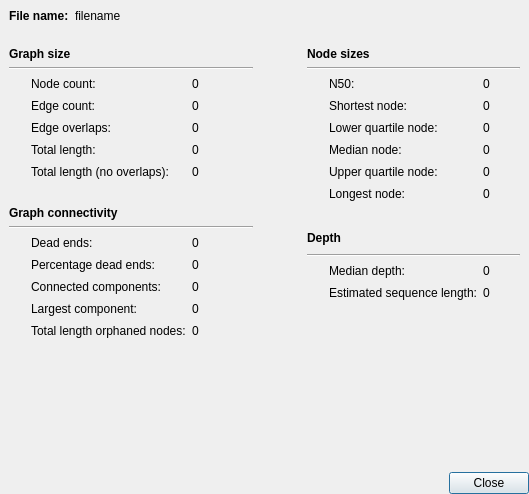
<?xml version="1.0" encoding="UTF-8"?>
<ui version="4.0">
 <class>GraphInfoDialog</class>
 <widget class="QDialog" name="GraphInfoDialog">
  <property name="geometry">
   <rect>
    <x>0</x>
    <y>0</y>
    <width>529</width>
    <height>494</height>
   </rect>
  </property>
  <property name="windowTitle">
   <string>Graph information</string>
  </property>
  <layout class="QGridLayout" name="gridLayout">
   <property name="leftMargin">
    <number>0</number>
   </property>
   <property name="topMargin">
    <number>0</number>
   </property>
   <property name="rightMargin">
    <number>0</number>
   </property>
   <property name="bottomMargin">
    <number>0</number>
   </property>
   <item row="0" column="0" colspan="2">
    <widget class="QWidget" name="widget_3" native="true">
     <layout class="QHBoxLayout" name="horizontalLayout">
      <item>
       <widget class="QLabel" name="label_20">
        <property name="sizePolicy">
         <sizepolicy hsizetype="Minimum" vsizetype="Preferred">
          <horstretch>0</horstretch>
          <verstretch>0</verstretch>
         </sizepolicy>
        </property>
        <property name="font">
         <font>
          <bold>true</bold>
         </font>
        </property>
        <property name="text">
         <string>File name:</string>
        </property>
        <property name="alignment">
         <set>Qt::AlignLeading|Qt::AlignLeft|Qt::AlignTop</set>
        </property>
       </widget>
      </item>
      <item>
       <widget class="QLabel" name="filenameLabel">
        <property name="sizePolicy">
         <sizepolicy hsizetype="Expanding" vsizetype="Preferred">
          <horstretch>0</horstretch>
          <verstretch>0</verstretch>
         </sizepolicy>
        </property>
        <property name="text">
         <string>filename</string>
        </property>
        <property name="wordWrap">
         <bool>true</bool>
        </property>
        <property name="textInteractionFlags">
         <set>Qt::LinksAccessibleByMouse|Qt::TextSelectableByKeyboard|Qt::TextSelectableByMouse</set>
        </property>
       </widget>
      </item>
     </layout>
    </widget>
   </item>
   <item row="2" column="0" colspan="2">
    <widget class="QDialogButtonBox" name="buttonBox">
     <property name="orientation">
      <enum>Qt::Horizontal</enum>
     </property>
     <property name="standardButtons">
      <set>QDialogButtonBox::Close</set>
     </property>
    </widget>
   </item>
   <item row="1" column="0">
    <widget class="QWidget" name="widget" native="true">
     <layout class="QGridLayout" name="gridLayout_2">
      <item row="3" column="2">
       <widget class="QLabel" name="edgeCountLabel">
        <property name="text">
         <string>0</string>
        </property>
        <property name="textInteractionFlags">
         <set>Qt::LinksAccessibleByMouse|Qt::TextSelectableByKeyboard|Qt::TextSelectableByMouse</set>
        </property>
       </widget>
      </item>
      <item row="0" column="0" colspan="3">
       <widget class="QLabel" name="label_13">
        <property name="font">
         <font>
          <bold>true</bold>
         </font>
        </property>
        <property name="text">
         <string>Graph size</string>
        </property>
       </widget>
      </item>
      <item row="6" column="2">
       <widget class="QLabel" name="totalLengthNoOverlapsLabel">
        <property name="text">
         <string>0</string>
        </property>
        <property name="textInteractionFlags">
         <set>Qt::LinksAccessibleByMouse|Qt::TextSelectableByKeyboard|Qt::TextSelectableByMouse</set>
        </property>
       </widget>
      </item>
      <item row="13" column="1">
       <widget class="QLabel" name="label_10">
        <property name="text">
         <string>Largest component:</string>
        </property>
       </widget>
      </item>
      <item row="2" column="2">
       <widget class="QLabel" name="nodeCountLabel">
        <property name="text">
         <string>0</string>
        </property>
        <property name="textInteractionFlags">
         <set>Qt::LinksAccessibleByMouse|Qt::TextSelectableByKeyboard|Qt::TextSelectableByMouse</set>
        </property>
       </widget>
      </item>
      <item row="2" column="1">
       <widget class="QLabel" name="label">
        <property name="text">
         <string>Node count:</string>
        </property>
       </widget>
      </item>
      <item row="12" column="0">
       <widget class="InfoTextWidget" name="connectedComponentsInfoText" native="true">
        <property name="sizePolicy">
         <sizepolicy hsizetype="Fixed" vsizetype="Fixed">
          <horstretch>0</horstretch>
          <verstretch>0</verstretch>
         </sizepolicy>
        </property>
        <property name="minimumSize">
         <size>
          <width>16</width>
          <height>16</height>
         </size>
        </property>
        <property name="maximumSize">
         <size>
          <width>16</width>
          <height>16</height>
         </size>
        </property>
        <property name="toolTip">
         <string>&lt;html&gt;&lt;head/&gt;&lt;body&gt;&lt;p&gt;The number of separate connected components in the graph. A connected component is a subgraph which is connected by edges to other nodes in the subgraph but disconnected from the rest of the graph.  &lt;/p&gt;&lt;/body&gt;&lt;/html&gt;</string>
        </property>
       </widget>
      </item>
      <item row="11" column="2">
       <widget class="QLabel" name="percentageDeadEndsLabel">
        <property name="text">
         <string>0</string>
        </property>
        <property name="textInteractionFlags">
         <set>Qt::LinksAccessibleByMouse|Qt::TextSelectableByKeyboard|Qt::TextSelectableByMouse</set>
        </property>
       </widget>
      </item>
      <item row="15" column="1" colspan="2">
       <spacer name="verticalSpacer_5">
        <property name="orientation">
         <enum>Qt::Vertical</enum>
        </property>
        <property name="sizeHint" stdset="0">
         <size>
          <width>20</width>
          <height>40</height>
         </size>
        </property>
       </spacer>
      </item>
      <item row="5" column="0">
       <widget class="InfoTextWidget" name="totalLengthInfoText" native="true">
        <property name="sizePolicy">
         <sizepolicy hsizetype="Fixed" vsizetype="Fixed">
          <horstretch>0</horstretch>
          <verstretch>0</verstretch>
         </sizepolicy>
        </property>
        <property name="minimumSize">
         <size>
          <width>16</width>
          <height>16</height>
         </size>
        </property>
        <property name="maximumSize">
         <size>
          <width>16</width>
          <height>16</height>
         </size>
        </property>
        <property name="toolTip">
         <string>&lt;html&gt;&lt;head/&gt;&lt;body&gt;&lt;p&gt;The total length of all sequences in positive nodes.&lt;br/&gt;&lt;br/&gt;This value is a simple sum of node sequence lengths and does not take node overlaps into account. &lt;/p&gt;&lt;/body&gt;&lt;/html&gt;</string>
        </property>
       </widget>
      </item>
      <item row="10" column="2">
       <widget class="QLabel" name="deadEndsLabel">
        <property name="text">
         <string>0</string>
        </property>
        <property name="textInteractionFlags">
         <set>Qt::LinksAccessibleByMouse|Qt::TextSelectableByKeyboard|Qt::TextSelectableByMouse</set>
        </property>
       </widget>
      </item>
      <item row="3" column="1">
       <widget class="QLabel" name="label_2">
        <property name="text">
         <string>Edge count:</string>
        </property>
       </widget>
      </item>
      <item row="5" column="1">
       <widget class="QLabel" name="label_3">
        <property name="text">
         <string>Total length:</string>
        </property>
       </widget>
      </item>
      <item row="13" column="2">
       <widget class="QLabel" name="largestComponentLabel">
        <property name="text">
         <string>0</string>
        </property>
        <property name="textInteractionFlags">
         <set>Qt::LinksAccessibleByMouse|Qt::TextSelectableByKeyboard|Qt::TextSelectableByMouse</set>
        </property>
       </widget>
      </item>
      <item row="13" column="0">
       <widget class="InfoTextWidget" name="largestComponentInfoText" native="true">
        <property name="sizePolicy">
         <sizepolicy hsizetype="Fixed" vsizetype="Fixed">
          <horstretch>0</horstretch>
          <verstretch>0</verstretch>
         </sizepolicy>
        </property>
        <property name="minimumSize">
         <size>
          <width>16</width>
          <height>16</height>
         </size>
        </property>
        <property name="maximumSize">
         <size>
          <width>16</width>
          <height>16</height>
         </size>
        </property>
        <property name="toolTip">
         <string>&lt;html&gt;&lt;head/&gt;&lt;body&gt;&lt;p&gt;The total length of nodes in the largest connected component in the graph (and the proportion of the total length in this component).  &lt;/p&gt;&lt;/body&gt;&lt;/html&gt;</string>
        </property>
       </widget>
      </item>
      <item row="9" column="0" colspan="3">
       <widget class="Line" name="line_2">
        <property name="orientation">
         <enum>Qt::Horizontal</enum>
        </property>
       </widget>
      </item>
      <item row="10" column="1">
       <widget class="QLabel" name="label_7">
        <property name="text">
         <string>Dead ends:</string>
        </property>
       </widget>
      </item>
      <item row="12" column="1">
       <widget class="QLabel" name="label_9">
        <property name="text">
         <string>Connected components:</string>
        </property>
       </widget>
      </item>
      <item row="3" column="0">
       <widget class="InfoTextWidget" name="edgeCountInfoText" native="true">
        <property name="sizePolicy">
         <sizepolicy hsizetype="Fixed" vsizetype="Fixed">
          <horstretch>0</horstretch>
          <verstretch>0</verstretch>
         </sizepolicy>
        </property>
        <property name="minimumSize">
         <size>
          <width>16</width>
          <height>16</height>
         </size>
        </property>
        <property name="maximumSize">
         <size>
          <width>16</width>
          <height>16</height>
         </size>
        </property>
        <property name="toolTip">
         <string>&lt;html&gt;&lt;head/&gt;&lt;body&gt;&lt;p&gt;he number of positive edges in the graph.&lt;br/&gt;&lt;br/&gt;Since only positive edges are counted, each complementary edge pair counts as one.  &lt;/p&gt;&lt;/body&gt;&lt;/html&gt;</string>
        </property>
       </widget>
      </item>
      <item row="11" column="0">
       <widget class="InfoTextWidget" name="percentageDeadEndsInfoText" native="true">
        <property name="sizePolicy">
         <sizepolicy hsizetype="Fixed" vsizetype="Fixed">
          <horstretch>0</horstretch>
          <verstretch>0</verstretch>
         </sizepolicy>
        </property>
        <property name="minimumSize">
         <size>
          <width>16</width>
          <height>16</height>
         </size>
        </property>
        <property name="maximumSize">
         <size>
          <width>16</width>
          <height>16</height>
         </size>
        </property>
        <property name="toolTip">
         <string>&lt;html&gt;&lt;head/&gt;&lt;body&gt;&lt;p&gt;The fraction of possible dead ends in the graph.&lt;br/&gt;&lt;br/&gt;This value is equal to 'Dead ends' divided by twice the node count. It ranges from 0% (in a graph where all nodes have connected edges on both ends) to 100% (in a graph without any edges). &lt;/p&gt;&lt;/body&gt;&lt;/html&gt;</string>
        </property>
       </widget>
      </item>
      <item row="12" column="2">
       <widget class="QLabel" name="connectedComponentsLabel">
        <property name="text">
         <string>0</string>
        </property>
        <property name="textInteractionFlags">
         <set>Qt::LinksAccessibleByMouse|Qt::TextSelectableByKeyboard|Qt::TextSelectableByMouse</set>
        </property>
       </widget>
      </item>
      <item row="6" column="1">
       <widget class="QLabel" name="label_30">
        <property name="text">
         <string>Total length (no overlaps):</string>
        </property>
       </widget>
      </item>
      <item row="7" column="1" colspan="2">
       <spacer name="verticalSpacer_2">
        <property name="orientation">
         <enum>Qt::Vertical</enum>
        </property>
        <property name="sizeType">
         <enum>QSizePolicy::Fixed</enum>
        </property>
        <property name="sizeHint" stdset="0">
         <size>
          <width>20</width>
          <height>20</height>
         </size>
        </property>
       </spacer>
      </item>
      <item row="10" column="0">
       <widget class="InfoTextWidget" name="deadEndsInfoText" native="true">
        <property name="sizePolicy">
         <sizepolicy hsizetype="Fixed" vsizetype="Fixed">
          <horstretch>0</horstretch>
          <verstretch>0</verstretch>
         </sizepolicy>
        </property>
        <property name="minimumSize">
         <size>
          <width>16</width>
          <height>16</height>
         </size>
        </property>
        <property name="maximumSize">
         <size>
          <width>16</width>
          <height>16</height>
         </size>
        </property>
        <property name="toolTip">
         <string>&lt;html&gt;&lt;head/&gt;&lt;body&gt;&lt;p&gt;The number of dead ends (node ends without any connected edges) in all positive nodes.&lt;br/&gt;&lt;br/&gt;This value will range from 0 (in a graph where all nodes have connected edges on both ends) to two times the node count (in a graph without any edges).  &lt;/p&gt;&lt;/body&gt;&lt;/html&gt;</string>
        </property>
       </widget>
      </item>
      <item row="6" column="0">
       <widget class="InfoTextWidget" name="totalLengthNoOverlapsInfoText" native="true">
        <property name="sizePolicy">
         <sizepolicy hsizetype="Fixed" vsizetype="Fixed">
          <horstretch>0</horstretch>
          <verstretch>0</verstretch>
         </sizepolicy>
        </property>
        <property name="minimumSize">
         <size>
          <width>16</width>
          <height>16</height>
         </size>
        </property>
        <property name="maximumSize">
         <size>
          <width>16</width>
          <height>16</height>
         </size>
        </property>
        <property name="toolTip">
         <string>&lt;html&gt;&lt;head/&gt;&lt;body&gt;&lt;p&gt;The total length of all sequences in positive nodes, with the edge overlaps removed.&lt;br/&gt;&lt;br/&gt;This value is the above 'Total length' minus the total overlaps in positive edges. If the edges in the graph do not contain overlaps, then this value will be the same as 'Total length'.  &lt;/p&gt;&lt;/body&gt;&lt;/html&gt;</string>
        </property>
       </widget>
      </item>
      <item row="5" column="2">
       <widget class="QLabel" name="totalLengthLabel">
        <property name="text">
         <string>0</string>
        </property>
        <property name="textInteractionFlags">
         <set>Qt::LinksAccessibleByMouse|Qt::TextSelectableByKeyboard|Qt::TextSelectableByMouse</set>
        </property>
       </widget>
      </item>
      <item row="8" column="0" colspan="3">
       <widget class="QLabel" name="label_14">
        <property name="font">
         <font>
          <bold>true</bold>
         </font>
        </property>
        <property name="text">
         <string>Graph connectivity</string>
        </property>
       </widget>
      </item>
      <item row="11" column="1">
       <widget class="QLabel" name="label_8">
        <property name="text">
         <string>Percentage dead ends:</string>
        </property>
       </widget>
      </item>
      <item row="1" column="0" colspan="3">
       <widget class="Line" name="line">
        <property name="orientation">
         <enum>Qt::Horizontal</enum>
        </property>
       </widget>
      </item>
      <item row="2" column="0">
       <widget class="InfoTextWidget" name="nodeCountInfoText" native="true">
        <property name="sizePolicy">
         <sizepolicy hsizetype="Fixed" vsizetype="Fixed">
          <horstretch>0</horstretch>
          <verstretch>0</verstretch>
         </sizepolicy>
        </property>
        <property name="minimumSize">
         <size>
          <width>16</width>
          <height>16</height>
         </size>
        </property>
        <property name="maximumSize">
         <size>
          <width>16</width>
          <height>16</height>
         </size>
        </property>
        <property name="toolTip">
         <string>&lt;html&gt;&lt;head/&gt;&lt;body&gt;&lt;p&gt;The number of positive nodes in the graph.&lt;br/&gt;&lt;br/&gt;Since only positive nodes are counted, each complementary node pair counts as one.  &lt;/p&gt;&lt;/body&gt;&lt;/html&gt;</string>
        </property>
       </widget>
      </item>
      <item row="4" column="2">
       <widget class="QLabel" name="edgeOverlapRangeLabel">
        <property name="text">
         <string>0</string>
        </property>
        <property name="textInteractionFlags">
         <set>Qt::LinksAccessibleByMouse|Qt::TextSelectableByKeyboard|Qt::TextSelectableByMouse</set>
        </property>
       </widget>
      </item>
      <item row="4" column="0">
       <widget class="InfoTextWidget" name="edgeOverlapRangeInfoText" native="true">
        <property name="sizePolicy">
         <sizepolicy hsizetype="Fixed" vsizetype="Fixed">
          <horstretch>0</horstretch>
          <verstretch>0</verstretch>
         </sizepolicy>
        </property>
        <property name="minimumSize">
         <size>
          <width>16</width>
          <height>16</height>
         </size>
        </property>
        <property name="maximumSize">
         <size>
          <width>16</width>
          <height>16</height>
         </size>
        </property>
        <property name="toolTip">
         <string>&lt;html&gt;&lt;head/&gt;&lt;body&gt;&lt;p&gt;The sequence overlap size for edges in the graph&lt;br/&gt;&lt;br/&gt;For most graphs, this will either be zero or a single value, but it is also possible for a graph to have edges with different overlaps, in which case this will show the range. &lt;/p&gt;&lt;/body&gt;&lt;/html&gt;</string>
        </property>
       </widget>
      </item>
      <item row="4" column="1">
       <widget class="QLabel" name="label_4">
        <property name="text">
         <string>Edge overlaps:</string>
        </property>
       </widget>
      </item>
      <item row="14" column="1">
       <widget class="QLabel" name="label_21">
        <property name="text">
         <string>Total length orphaned nodes:</string>
        </property>
       </widget>
      </item>
      <item row="14" column="2">
       <widget class="QLabel" name="orphanedLengthLabel">
        <property name="text">
         <string>0</string>
        </property>
        <property name="textInteractionFlags">
         <set>Qt::LinksAccessibleByMouse|Qt::TextSelectableByKeyboard|Qt::TextSelectableByMouse</set>
        </property>
       </widget>
      </item>
      <item row="14" column="0">
       <widget class="InfoTextWidget" name="orphanedLengthInfoText" native="true">
        <property name="enabled">
         <bool>true</bool>
        </property>
        <property name="sizePolicy">
         <sizepolicy hsizetype="Fixed" vsizetype="Fixed">
          <horstretch>0</horstretch>
          <verstretch>0</verstretch>
         </sizepolicy>
        </property>
        <property name="minimumSize">
         <size>
          <width>16</width>
          <height>16</height>
         </size>
        </property>
        <property name="maximumSize">
         <size>
          <width>16</width>
          <height>16</height>
         </size>
        </property>
        <property name="toolTip">
         <string>&lt;html&gt;&lt;head/&gt;&lt;body&gt;&lt;p&gt;The total length of all nodes which have no edges, i.e. a dead end on both sides (and the proportion of the total length in orphaned nodes).  &lt;/p&gt;&lt;/body&gt;&lt;/html&gt;</string>
        </property>
       </widget>
      </item>
     </layout>
    </widget>
   </item>
   <item row="1" column="1">
    <widget class="QWidget" name="widget_2" native="true">
     <layout class="QGridLayout" name="gridLayout_3">
      <item row="6" column="3">
       <widget class="QLabel" name="upperQuartileNodeLabel">
        <property name="text">
         <string>0</string>
        </property>
        <property name="textInteractionFlags">
         <set>Qt::LinksAccessibleByMouse|Qt::TextSelectableByKeyboard|Qt::TextSelectableByMouse</set>
        </property>
       </widget>
      </item>
      <item row="2" column="2">
       <widget class="QLabel" name="label_11">
        <property name="text">
         <string>N50:</string>
        </property>
       </widget>
      </item>
      <item row="8" column="2" colspan="2">
       <spacer name="verticalSpacer_3">
        <property name="orientation">
         <enum>Qt::Vertical</enum>
        </property>
        <property name="sizeType">
         <enum>QSizePolicy::Fixed</enum>
        </property>
        <property name="sizeHint" stdset="0">
         <size>
          <width>20</width>
          <height>20</height>
         </size>
        </property>
       </spacer>
      </item>
      <item row="11" column="3">
       <widget class="QLabel" name="medianDepthLabel">
        <property name="text">
         <string>0</string>
        </property>
        <property name="textInteractionFlags">
         <set>Qt::LinksAccessibleByMouse|Qt::TextSelectableByKeyboard|Qt::TextSelectableByMouse</set>
        </property>
       </widget>
      </item>
      <item row="6" column="2">
       <widget class="QLabel" name="label_18">
        <property name="text">
         <string>Upper quartile node:</string>
        </property>
       </widget>
      </item>
      <item row="5" column="3">
       <widget class="QLabel" name="medianNodeLabel">
        <property name="text">
         <string>0</string>
        </property>
        <property name="textInteractionFlags">
         <set>Qt::LinksAccessibleByMouse|Qt::TextSelectableByKeyboard|Qt::TextSelectableByMouse</set>
        </property>
       </widget>
      </item>
      <item row="4" column="2">
       <widget class="QLabel" name="label_16">
        <property name="text">
         <string>Lower quartile node:</string>
        </property>
       </widget>
      </item>
      <item row="2" column="3">
       <widget class="QLabel" name="n50Label">
        <property name="text">
         <string>0</string>
        </property>
        <property name="textInteractionFlags">
         <set>Qt::LinksAccessibleByMouse|Qt::TextSelectableByKeyboard|Qt::TextSelectableByMouse</set>
        </property>
       </widget>
      </item>
      <item row="13" column="2">
       <spacer name="verticalSpacer_6">
        <property name="orientation">
         <enum>Qt::Vertical</enum>
        </property>
        <property name="sizeHint" stdset="0">
         <size>
          <width>20</width>
          <height>40</height>
         </size>
        </property>
       </spacer>
      </item>
      <item row="2" column="1">
       <widget class="InfoTextWidget" name="n50InfoText" native="true">
        <property name="sizePolicy">
         <sizepolicy hsizetype="Fixed" vsizetype="Fixed">
          <horstretch>0</horstretch>
          <verstretch>0</verstretch>
         </sizepolicy>
        </property>
        <property name="minimumSize">
         <size>
          <width>16</width>
          <height>16</height>
         </size>
        </property>
        <property name="maximumSize">
         <size>
          <width>16</width>
          <height>16</height>
         </size>
        </property>
        <property name="toolTip">
         <string>&lt;html&gt;&lt;head/&gt;&lt;body&gt;&lt;p&gt;The N50 node length.&lt;br/&gt;&lt;br/&gt;The sum of lengths for nodes this size and larger is at least 50% of the total length. &lt;/p&gt;&lt;/body&gt;&lt;/html&gt;</string>
        </property>
       </widget>
      </item>
      <item row="3" column="1">
       <widget class="InfoTextWidget" name="shortestNodeInfoText" native="true">
        <property name="sizePolicy">
         <sizepolicy hsizetype="Fixed" vsizetype="Fixed">
          <horstretch>0</horstretch>
          <verstretch>0</verstretch>
         </sizepolicy>
        </property>
        <property name="minimumSize">
         <size>
          <width>16</width>
          <height>16</height>
         </size>
        </property>
        <property name="maximumSize">
         <size>
          <width>16</width>
          <height>16</height>
         </size>
        </property>
        <property name="toolTip">
         <string>The length of the shortest node in the graph.</string>
        </property>
       </widget>
      </item>
      <item row="4" column="1">
       <widget class="InfoTextWidget" name="lowerQuartileNodeInfoText" native="true">
        <property name="sizePolicy">
         <sizepolicy hsizetype="Fixed" vsizetype="Fixed">
          <horstretch>0</horstretch>
          <verstretch>0</verstretch>
         </sizepolicy>
        </property>
        <property name="minimumSize">
         <size>
          <width>16</width>
          <height>16</height>
         </size>
        </property>
        <property name="maximumSize">
         <size>
          <width>16</width>
          <height>16</height>
         </size>
        </property>
        <property name="toolTip">
         <string>&lt;html&gt;&lt;head/&gt;&lt;body&gt;&lt;p&gt;The first quartile node length in the graph.&lt;br/&gt;&lt;br/&gt;One quarter of the nodes are shorter than this length and three quarters are longer.  &lt;/p&gt;&lt;/body&gt;&lt;/html&gt;</string>
        </property>
       </widget>
      </item>
      <item row="5" column="1">
       <widget class="InfoTextWidget" name="medianNodeInfoText" native="true">
        <property name="sizePolicy">
         <sizepolicy hsizetype="Fixed" vsizetype="Fixed">
          <horstretch>0</horstretch>
          <verstretch>0</verstretch>
         </sizepolicy>
        </property>
        <property name="minimumSize">
         <size>
          <width>16</width>
          <height>16</height>
         </size>
        </property>
        <property name="maximumSize">
         <size>
          <width>16</width>
          <height>16</height>
         </size>
        </property>
        <property name="toolTip">
         <string>&lt;html&gt;&lt;head/&gt;&lt;body&gt;&lt;p&gt;The median node length in the graph.&lt;br/&gt;&lt;br/&gt;Half of the nodes are shorter than this length and half are longer.  &lt;/p&gt;&lt;/body&gt;&lt;/html&gt;</string>
        </property>
       </widget>
      </item>
      <item row="6" column="1">
       <widget class="InfoTextWidget" name="upperQuartileNodeInfoText" native="true">
        <property name="sizePolicy">
         <sizepolicy hsizetype="Fixed" vsizetype="Fixed">
          <horstretch>0</horstretch>
          <verstretch>0</verstretch>
         </sizepolicy>
        </property>
        <property name="minimumSize">
         <size>
          <width>16</width>
          <height>16</height>
         </size>
        </property>
        <property name="maximumSize">
         <size>
          <width>16</width>
          <height>16</height>
         </size>
        </property>
        <property name="toolTip">
         <string>&lt;html&gt;&lt;head/&gt;&lt;body&gt;&lt;p&gt;The third quartile node length in the graph.&lt;br/&gt;&lt;br/&gt;Three quarters of the nodes are shorter than this length and one quarter are longer. &lt;/p&gt;&lt;/body&gt;&lt;/html&gt;</string>
        </property>
       </widget>
      </item>
      <item row="7" column="1">
       <widget class="InfoTextWidget" name="longestNodeInfoText" native="true">
        <property name="sizePolicy">
         <sizepolicy hsizetype="Fixed" vsizetype="Fixed">
          <horstretch>0</horstretch>
          <verstretch>0</verstretch>
         </sizepolicy>
        </property>
        <property name="minimumSize">
         <size>
          <width>16</width>
          <height>16</height>
         </size>
        </property>
        <property name="maximumSize">
         <size>
          <width>16</width>
          <height>16</height>
         </size>
        </property>
        <property name="toolTip">
         <string>The length of the longest node in the graph.</string>
        </property>
       </widget>
      </item>
      <item row="10" column="1" colspan="3">
       <widget class="Line" name="line_4">
        <property name="orientation">
         <enum>Qt::Horizontal</enum>
        </property>
       </widget>
      </item>
      <item row="11" column="1">
       <widget class="InfoTextWidget" name="medianDepthInfoText" native="true">
        <property name="sizePolicy">
         <sizepolicy hsizetype="Fixed" vsizetype="Fixed">
          <horstretch>0</horstretch>
          <verstretch>0</verstretch>
         </sizepolicy>
        </property>
        <property name="minimumSize">
         <size>
          <width>16</width>
          <height>16</height>
         </size>
        </property>
        <property name="maximumSize">
         <size>
          <width>16</width>
          <height>16</height>
         </size>
        </property>
        <property name="toolTip">
         <string>&lt;html&gt;&lt;head/&gt;&lt;body&gt;&lt;p&gt;The median depth of the graph nodes, by base.&lt;br/&gt;&lt;br/&gt;For most assemblies (assuming the majority of sequences are not repeats) this value will indicate the approximate depth of nodes for sequences that occur once.&lt;br/&gt;&lt;br/&gt;E.g. if this value is 14.5x, then:&lt;/p&gt;&lt;ul style=&quot;margin-top: 0px; margin-bottom: 0px; margin-left: 0px; margin-right: 0px; -qt-list-indent: 1;&quot;&gt;&lt;li style=&quot; margin-top:12px; margin-bottom:0px; margin-left:0px; margin-right:0px; -qt-block-indent:0; text-indent:0px;&quot;&gt;a node with depth 14.2x probably represents a sequence which occurs once &lt;/li&gt;&lt;li style=&quot; margin-top:0px; margin-bottom:0px; margin-left:0px; margin-right:0px; -qt-block-indent:0; text-indent:0px;&quot;&gt;a node with depth 29.3x probably represents a sequence which occurs twice &lt;/li&gt;&lt;li style=&quot; margin-top:0px; margin-bottom:0px; margin-left:0px; margin-right:0px; -qt-block-indent:0; text-indent:0px;&quot;&gt;a node with depth 43.4x probably represents a sequence which occurs twice &lt;/li&gt;&lt;li style=&quot; margin-top:0px; margin-bottom:12px; margin-left:0px; margin-right:0px; -qt-block-indent:0; text-indent:0px;&quot;&gt;etc. &lt;/li&gt;&lt;/ul&gt;&lt;/body&gt;&lt;/html&gt;</string>
        </property>
       </widget>
      </item>
      <item row="12" column="1">
       <widget class="InfoTextWidget" name="estimatedSequenceLengthInfoText" native="true">
        <property name="sizePolicy">
         <sizepolicy hsizetype="Fixed" vsizetype="Fixed">
          <horstretch>0</horstretch>
          <verstretch>0</verstretch>
         </sizepolicy>
        </property>
        <property name="minimumSize">
         <size>
          <width>16</width>
          <height>16</height>
         </size>
        </property>
        <property name="maximumSize">
         <size>
          <width>16</width>
          <height>16</height>
         </size>
        </property>
        <property name="toolTip">
         <string>&lt;html&gt;&lt;head/&gt;&lt;body&gt;&lt;p&gt;An estimate of the underlying sequence length, accounting for repeated sequences.&lt;br/&gt;&lt;br/&gt;Repeated sequences can result in the graph's total length being less than the total length of the underlying sequence. This is because a sequence which occurs multiple times may assemble into a single node.&lt;br/&gt;&lt;br/&gt;To account for this, Pathfinder estimates sequence length by using median depth to assign a copy number count to each node. The node lengths are then multipled by this copy number and totalled (with any overlap sequences removed). &lt;br/&gt;&lt;br/&gt;Note that this value represents an estimate of the number of base pairs per cell. So if a bacterial cell contained 20 copies of a 10 kb plasmid, then that plasmid would contribute 200 kb to this value. &lt;/p&gt;&lt;/body&gt;&lt;/html&gt;</string>
        </property>
       </widget>
      </item>
      <item row="1" column="1" colspan="3">
       <widget class="Line" name="line_3">
        <property name="orientation">
         <enum>Qt::Horizontal</enum>
        </property>
       </widget>
      </item>
      <item row="9" column="1" colspan="2">
       <widget class="QLabel" name="label_32">
        <property name="font">
         <font>
          <bold>true</bold>
         </font>
        </property>
        <property name="text">
         <string>Depth</string>
        </property>
       </widget>
      </item>
      <item row="0" column="1" colspan="2">
       <widget class="QLabel" name="label_15">
        <property name="font">
         <font>
          <bold>true</bold>
         </font>
        </property>
        <property name="text">
         <string>Node sizes</string>
        </property>
       </widget>
      </item>
      <item row="12" column="3">
       <widget class="QLabel" name="estimatedSequenceLengthLabel">
        <property name="text">
         <string>0</string>
        </property>
        <property name="textInteractionFlags">
         <set>Qt::LinksAccessibleByMouse|Qt::TextSelectableByKeyboard|Qt::TextSelectableByMouse</set>
        </property>
       </widget>
      </item>
      <item row="12" column="2">
       <widget class="QLabel" name="label_34">
        <property name="text">
         <string>Estimated sequence length:</string>
        </property>
       </widget>
      </item>
      <item row="4" column="3">
       <widget class="QLabel" name="lowerQuartileNodeLabel">
        <property name="text">
         <string>0</string>
        </property>
        <property name="textInteractionFlags">
         <set>Qt::LinksAccessibleByMouse|Qt::TextSelectableByKeyboard|Qt::TextSelectableByMouse</set>
        </property>
       </widget>
      </item>
      <item row="7" column="3">
       <widget class="QLabel" name="longestNodeLabel">
        <property name="text">
         <string>0</string>
        </property>
        <property name="textInteractionFlags">
         <set>Qt::LinksAccessibleByMouse|Qt::TextSelectableByKeyboard|Qt::TextSelectableByMouse</set>
        </property>
       </widget>
      </item>
      <item row="5" column="2">
       <widget class="QLabel" name="label_17">
        <property name="text">
         <string>Median node:</string>
        </property>
       </widget>
      </item>
      <item row="3" column="3">
       <widget class="QLabel" name="shortestNodeLabel">
        <property name="text">
         <string>0</string>
        </property>
        <property name="textInteractionFlags">
         <set>Qt::LinksAccessibleByMouse|Qt::TextSelectableByKeyboard|Qt::TextSelectableByMouse</set>
        </property>
       </widget>
      </item>
      <item row="7" column="2">
       <widget class="QLabel" name="label_19">
        <property name="text">
         <string>Longest node:</string>
        </property>
       </widget>
      </item>
      <item row="11" column="2">
       <widget class="QLabel" name="label_33">
        <property name="text">
         <string>Median depth:</string>
        </property>
       </widget>
      </item>
      <item row="3" column="2">
       <widget class="QLabel" name="label_12">
        <property name="text">
         <string>Shortest node:</string>
        </property>
       </widget>
      </item>
      <item row="9" column="0">
       <spacer name="horizontalSpacer_5">
        <property name="orientation">
         <enum>Qt::Horizontal</enum>
        </property>
        <property name="sizeType">
         <enum>QSizePolicy::Fixed</enum>
        </property>
        <property name="sizeHint" stdset="0">
         <size>
          <width>30</width>
          <height>20</height>
         </size>
        </property>
       </spacer>
      </item>
     </layout>
    </widget>
   </item>
  </layout>
 </widget>
 <customwidgets>
  <customwidget>
   <class>InfoTextWidget</class>
   <extends>QWidget</extends>
   <header>widgets/infotextwidget.h</header>
   <container>1</container>
  </customwidget>
 </customwidgets>
 <resources/>
 <connections>
  <connection>
   <sender>buttonBox</sender>
   <signal>accepted()</signal>
   <receiver>GraphInfoDialog</receiver>
   <slot>accept()</slot>
   <hints>
    <hint type="sourcelabel">
     <x>248</x>
     <y>254</y>
    </hint>
    <hint type="destinationlabel">
     <x>157</x>
     <y>274</y>
    </hint>
   </hints>
  </connection>
  <connection>
   <sender>buttonBox</sender>
   <signal>rejected()</signal>
   <receiver>GraphInfoDialog</receiver>
   <slot>reject()</slot>
   <hints>
    <hint type="sourcelabel">
     <x>316</x>
     <y>260</y>
    </hint>
    <hint type="destinationlabel">
     <x>286</x>
     <y>274</y>
    </hint>
   </hints>
  </connection>
 </connections>
</ui>
